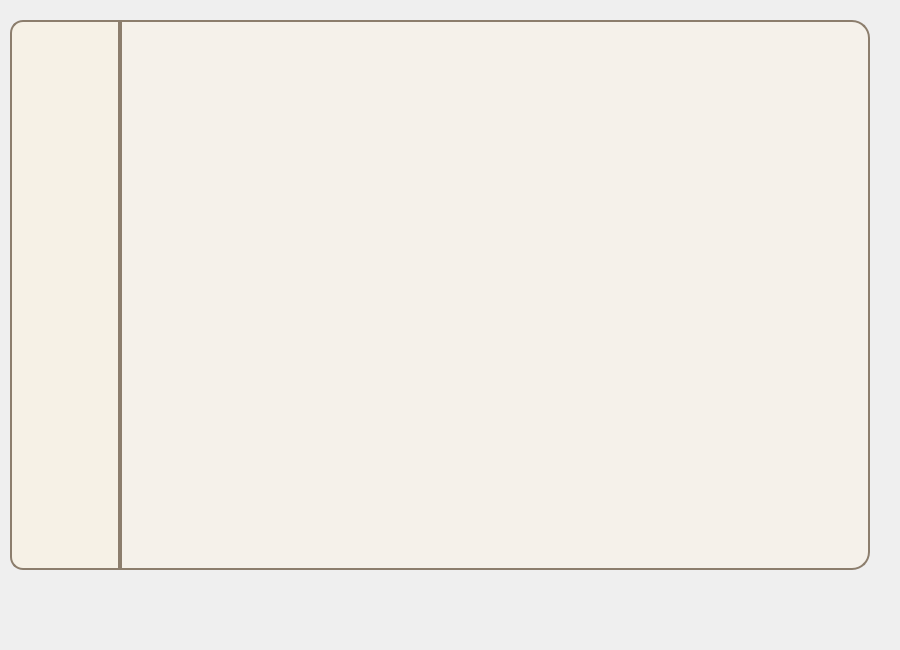
<?xml version="1.0" encoding="UTF-8"?>
<ui version="4.0">
 <class>UserDashboardWidget</class>
 <widget class="QWidget" name="UserDashboardWidget">
  <property name="geometry">
   <rect>
    <x>0</x>
    <y>0</y>
    <width>900</width>
    <height>650</height>
   </rect>
  </property>
  <property name="sizePolicy">
   <sizepolicy hsizetype="Preferred" vsizetype="Preferred">
    <horstretch>0</horstretch>
    <verstretch>0</verstretch>
   </sizepolicy>
  </property>
  <property name="windowTitle">
   <string>Form</string>
  </property>
  <property name="layoutDirection">
   <enum>Qt::RightToLeft</enum>
  </property>
  <widget class="QWidget" name="containerWidget" native="true">
   <property name="geometry">
    <rect>
     <x>0</x>
     <y>0</y>
     <width>900</width>
     <height>650</height>
    </rect>
   </property>
   <property name="sizePolicy">
    <sizepolicy hsizetype="Preferred" vsizetype="Preferred">
     <horstretch>0</horstretch>
     <verstretch>0</verstretch>
    </sizepolicy>
   </property>
   <property name="minimumSize">
    <size>
     <width>900</width>
     <height>650</height>
    </size>
   </property>
   <property name="maximumSize">
    <size>
     <width>900</width>
     <height>650</height>
    </size>
   </property>
   <property name="layoutDirection">
    <enum>Qt::LeftToRight</enum>
   </property>
   <widget class="QWidget" name="sidebar_widget" native="true">
    <property name="geometry">
     <rect>
      <x>10</x>
      <y>20</y>
      <width>110</width>
      <height>550</height>
     </rect>
    </property>
    <property name="sizePolicy">
     <sizepolicy hsizetype="Preferred" vsizetype="Preferred">
      <horstretch>0</horstretch>
      <verstretch>0</verstretch>
     </sizepolicy>
    </property>
    <property name="minimumSize">
     <size>
      <width>110</width>
      <height>550</height>
     </size>
    </property>
    <property name="maximumSize">
     <size>
      <width>110</width>
      <height>550</height>
     </size>
    </property>
    <property name="styleSheet">
     <string notr="true">QWidget#sidebar_widget {
    /* رنگ کرمی ملایم با شفافیت برای دیده شدن ویدیو */
    background-color: rgba(247, 241, 227, 0.8); 
    border: 2px solid #8c7e6d; /* مرز قهوه‌ای مات و کلاسیک */
	border-top-left-radius: 13px;
	border-bottom-left-radius: 13px;
}

/* استایل لایبل‌ها یا عناوین متنی داخل باکس */
QLabel {
    color: #4a3728; /* قهوه‌ای سوخته */
    font-family: &quot;Georgia&quot;, &quot;serif&quot;, &quot;B Nazanin&quot;; /* فونت کلاسیک */
    font-weight: bold;
    font-size: 17px;
    background-color: transparent;
	border: none;
}

/* =================================================================
   استایل جادویی و شکلاتی برای دکمه‌های درون ویجت کتاب الکترونیک
==================================================================== */

QWidget QPushButton {
    background: none;
    background-color: transparent;

    border: 1px solid transparent;

    border-top-left-radius: 10px;
    border-bottom-left-radius: 10px;
    border-top-right-radius: 0px;
    border-bottom-right-radius: 0px;

    padding: 6px;
}


/* Hover — روشن و نرم */
QWidget QPushButton:hover {
    background-color: rgba(210, 170, 110, 45);
    border: 1px solid rgba(230, 190, 130, 90);
}


/* Pressed */
QWidget QPushButton:pressed {
    background-color: rgba(190, 145, 85, 70);
    border: 1px solid rgba(220, 180, 120, 120);
}


/* Checked */
QWidget QPushButton:checked {
    background-color: rgba(200, 160, 100, 60);
    border: 1px solid rgba(240, 210, 150, 130);
}


/* Checked + Hover */
QWidget QPushButton:checked:hover {
    background-color: rgba(215, 175, 115, 75);
    border: 1px solid rgba(250, 220, 170, 160);
}</string>
    </property>
    <widget class="QPushButton" name="home_pushButton">
     <property name="geometry">
      <rect>
       <x>10</x>
       <y>30</y>
       <width>101</width>
       <height>91</height>
      </rect>
     </property>
     <property name="sizePolicy">
      <sizepolicy hsizetype="Fixed" vsizetype="Fixed">
       <horstretch>0</horstretch>
       <verstretch>0</verstretch>
      </sizepolicy>
     </property>
     <property name="text">
      <string/>
     </property>
     <property name="icon">
      <iconset resource="resources.qrc">
       <normaloff>:/resources/home_icon.svg</normaloff>:/resources/home_icon.svg</iconset>
     </property>
     <property name="iconSize">
      <size>
       <width>120</width>
       <height>120</height>
      </size>
     </property>
     <property name="checkable">
      <bool>true</bool>
     </property>
     <property name="checked">
      <bool>false</bool>
     </property>
     <attribute name="buttonGroup">
      <string notr="true">buttonGroup</string>
     </attribute>
    </widget>
    <widget class="QPushButton" name="setting_pushButton">
     <property name="geometry">
      <rect>
       <x>10</x>
       <y>420</y>
       <width>101</width>
       <height>101</height>
      </rect>
     </property>
     <property name="sizePolicy">
      <sizepolicy hsizetype="Fixed" vsizetype="Fixed">
       <horstretch>0</horstretch>
       <verstretch>0</verstretch>
      </sizepolicy>
     </property>
     <property name="text">
      <string/>
     </property>
     <property name="icon">
      <iconset resource="resources.qrc">
       <normaloff>:/resources/setting_icon.svg</normaloff>:/resources/setting_icon.svg</iconset>
     </property>
     <property name="iconSize">
      <size>
       <width>95</width>
       <height>95</height>
      </size>
     </property>
     <property name="checkable">
      <bool>true</bool>
     </property>
     <property name="checked">
      <bool>false</bool>
     </property>
     <attribute name="buttonGroup">
      <string notr="true">buttonGroup</string>
     </attribute>
    </widget>
    <widget class="QPushButton" name="profile_pushButton">
     <property name="geometry">
      <rect>
       <x>10</x>
       <y>220</y>
       <width>101</width>
       <height>101</height>
      </rect>
     </property>
     <property name="sizePolicy">
      <sizepolicy hsizetype="Fixed" vsizetype="Fixed">
       <horstretch>0</horstretch>
       <verstretch>0</verstretch>
      </sizepolicy>
     </property>
     <property name="text">
      <string/>
     </property>
     <property name="icon">
      <iconset resource="resources.qrc">
       <normaloff>:/resources/profile_icon.svg</normaloff>:/resources/profile_icon.svg</iconset>
     </property>
     <property name="iconSize">
      <size>
       <width>95</width>
       <height>95</height>
      </size>
     </property>
     <property name="checkable">
      <bool>true</bool>
     </property>
     <property name="checked">
      <bool>false</bool>
     </property>
     <attribute name="buttonGroup">
      <string notr="true">buttonGroup</string>
     </attribute>
    </widget>
    <widget class="QPushButton" name="search_pushButton">
     <property name="geometry">
      <rect>
       <x>10</x>
       <y>120</y>
       <width>101</width>
       <height>101</height>
      </rect>
     </property>
     <property name="sizePolicy">
      <sizepolicy hsizetype="Fixed" vsizetype="Fixed">
       <horstretch>0</horstretch>
       <verstretch>0</verstretch>
      </sizepolicy>
     </property>
     <property name="text">
      <string/>
     </property>
     <property name="icon">
      <iconset resource="resources.qrc">
       <normaloff>:/resources/search_icon.svg</normaloff>:/resources/search_icon.svg</iconset>
     </property>
     <property name="iconSize">
      <size>
       <width>95</width>
       <height>95</height>
      </size>
     </property>
     <property name="checkable">
      <bool>true</bool>
     </property>
     <property name="checked">
      <bool>false</bool>
     </property>
     <attribute name="buttonGroup">
      <string notr="true">buttonGroup</string>
     </attribute>
    </widget>
    <widget class="QPushButton" name="cart_pushButton">
     <property name="geometry">
      <rect>
       <x>10</x>
       <y>320</y>
       <width>101</width>
       <height>101</height>
      </rect>
     </property>
     <property name="sizePolicy">
      <sizepolicy hsizetype="Fixed" vsizetype="Fixed">
       <horstretch>0</horstretch>
       <verstretch>0</verstretch>
      </sizepolicy>
     </property>
     <property name="text">
      <string/>
     </property>
     <property name="icon">
      <iconset resource="resources.qrc">
       <normaloff>:/resources/cart_icon.svg</normaloff>:/resources/cart_icon.svg</iconset>
     </property>
     <property name="iconSize">
      <size>
       <width>100</width>
       <height>100</height>
      </size>
     </property>
     <property name="checkable">
      <bool>true</bool>
     </property>
     <property name="checked">
      <bool>false</bool>
     </property>
     <attribute name="buttonGroup">
      <string notr="true">buttonGroup</string>
     </attribute>
    </widget>
   </widget>
   <widget class="QStackedWidget" name="stackedWidget">
    <property name="geometry">
     <rect>
      <x>120</x>
      <y>20</y>
      <width>750</width>
      <height>550</height>
     </rect>
    </property>
    <property name="sizePolicy">
     <sizepolicy hsizetype="Preferred" vsizetype="Preferred">
      <horstretch>0</horstretch>
      <verstretch>0</verstretch>
     </sizepolicy>
    </property>
    <property name="minimumSize">
     <size>
      <width>750</width>
      <height>550</height>
     </size>
    </property>
    <property name="maximumSize">
     <size>
      <width>750</width>
      <height>550</height>
     </size>
    </property>
    <property name="styleSheet">
     <string notr="true">QStackedWidget {
    background-color: rgba(255, 245, 225, 90);
    border: 2px solid #8c7e6d;

    /* گوشه‌های چپ صاف */
    border-top-left-radius: 0px;
    border-bottom-left-radius: 0px;

    /* گوشه‌های راست گرد */
    border-top-right-radius: 18px;
    border-bottom-right-radius: 18px;
}</string>
    </property>
    <widget class="QWidget" name="page"/>
    <widget class="QWidget" name="page_2"/>
   </widget>
  </widget>
 </widget>
 <resources>
  <include location="resources.qrc"/>
 </resources>
 <connections/>
 <buttongroups>
  <buttongroup name="buttonGroup"/>
 </buttongroups>
</ui>
